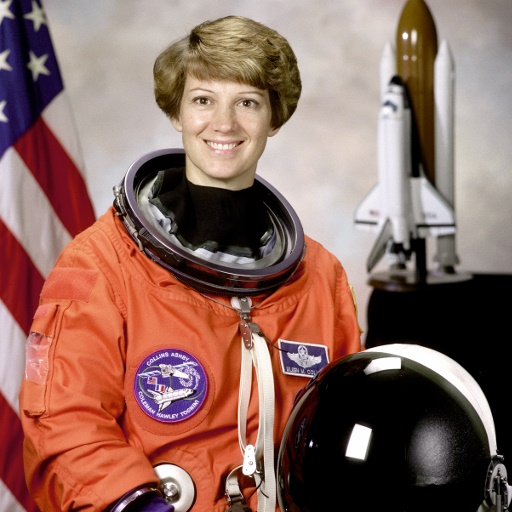
#> input picture Chapter07/images/image.jpg, 512 x 512 px, found by its file name
$ python sobel.py
#> lines starting #> are read from the running program, lines starting #| are printed output that depends on the picture
import cv2
img = cv2.imread("image.jpg")
#> img is the input picture: shape (512, 512, 3); mean B, G, R 96.5, 105.8, 141.6
gray = cv2.cvtColor(img, cv2.COLOR_BGR2GRAY)
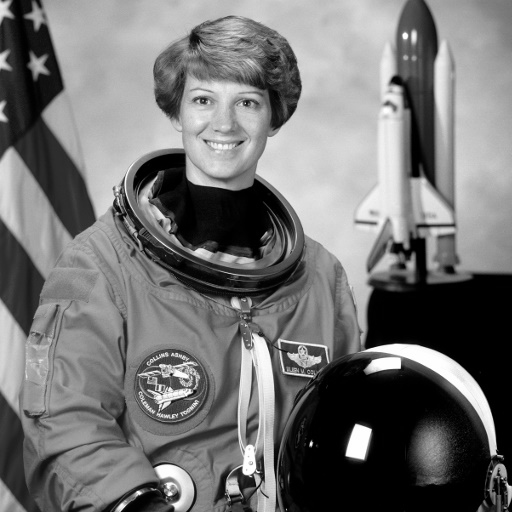
#> gray: shape (512, 512); min 0, max 255, mean 115.4
x_edges = cv2.Sobel(gray,-1,1,0,ksize=5)
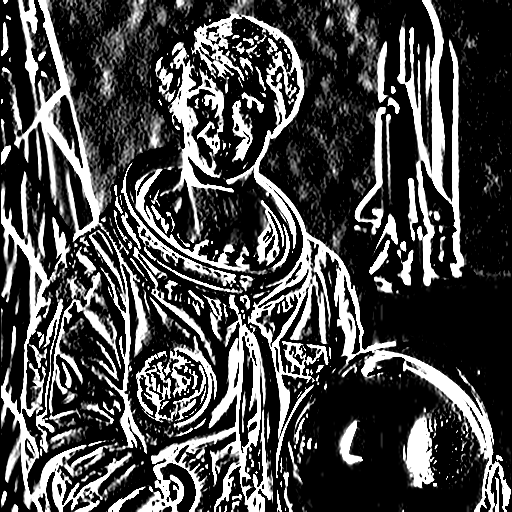
#> x_edges: shape (512, 512); min 0, max 255, mean 71.6
cv2.imwrite("sobel_edges_x.jpg", x_edges)
y_edges = cv2.Sobel(gray,-1,0,1,ksize=5)
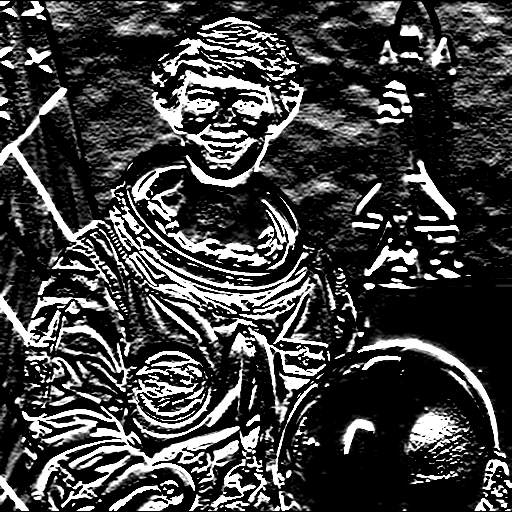
#> y_edges: shape (512, 512); min 0, max 255, mean 63.4
cv2.imwrite("sobel_edges_y.jpg", y_edges)
cv2.imshow("xedges", x_edges)
cv2.imshow("yedges", y_edges)
